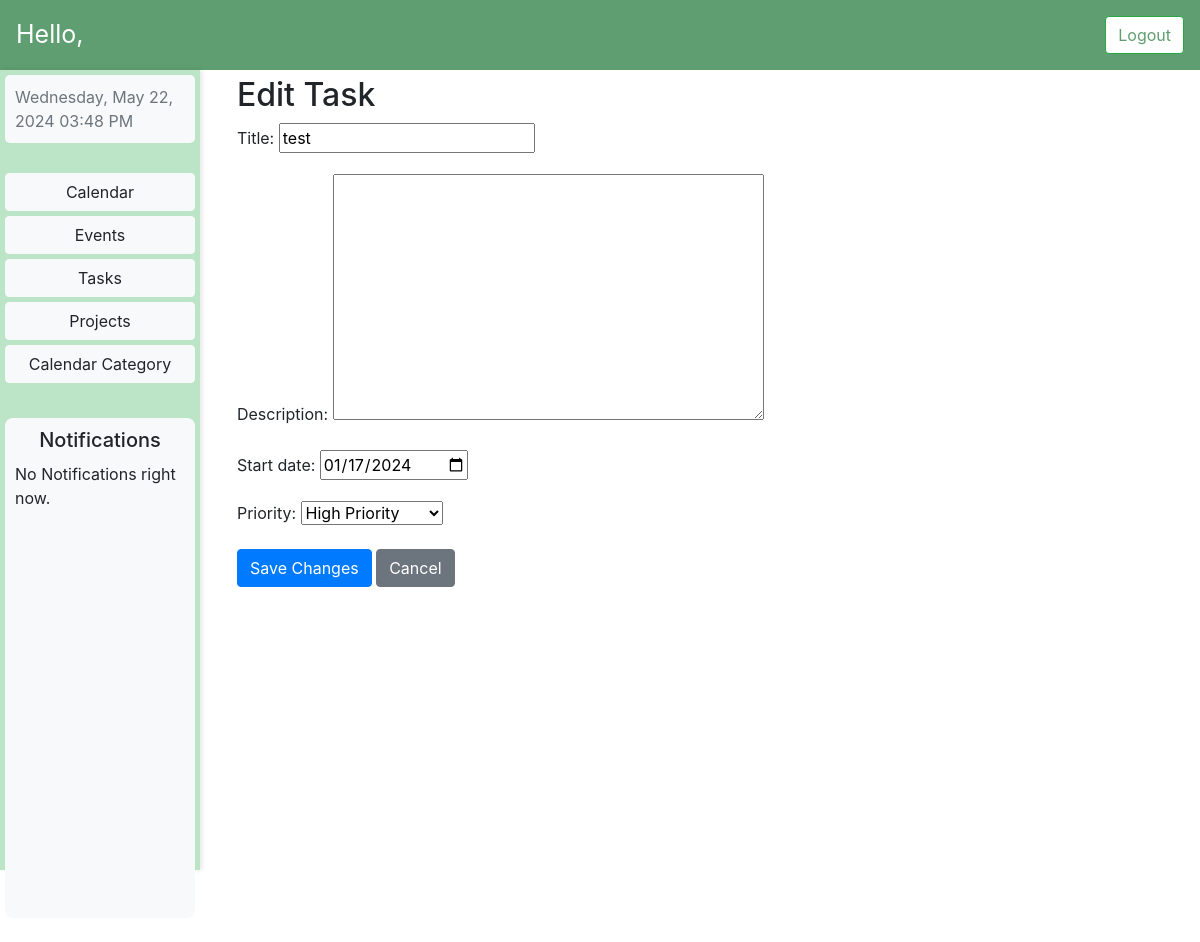
/edit_task/2/, run on the app's committed database.
### MyCalendar/models.py (models this page shows)
class Task(models.Model):
    HIGH_PRIORITY = 1
    MEDIUM_PRIORITY = 2
    LOW_PRIORITY = 3
    PRIORITY_CHOICES = [
        (HIGH_PRIORITY, 'High Priority'),
        (MEDIUM_PRIORITY, 'Medium Priority'),
        (LOW_PRIORITY, 'Low Priority'),
    ]
    user = models.ForeignKey(User, on_delete=models.CASCADE)
    title = models.CharField(max_length=200)
    description = models.TextField(blank=True)
    start_date = models.DateField()
    priority = models.IntegerField(choices=PRIORITY_CHOICES)
    completed = models.BooleanField(default=False)

### MyCalendar/views.py (the view)
# urls.py: path('edit_task/<int:pk>/', EditTaskView.as_view(), name='edit_task'),
class EditTaskView(UpdateView):
    model = Task
    form_class = TaskForm
    template_name = 'edit_task.html'
    success_url = reverse_lazy('task_list')

### MyCalendar/forms.py
class TaskForm(forms.ModelForm):
    start_date = forms.DateField(widget=forms.widgets.DateInput(attrs={'type': 'date'}))
    class Meta:
        model = Task
        fields = ['title', 'description', 'start_date', 'priority']

### MyCalendar/context_processors.py (called while the page is built, shortened)
def global_notifications(request):
    notifications = []
    system_localtime = time.localtime()
    system_datetime = datetime.fromtimestamp(time.mktime(system_localtime))
    current_datetime_naive = system_datetime
    return {'global_notifications': notifications}

### templates/edit_task.html (shortened to what this page needs)
{% extends 'dashboard.html' %}
{% load static %}
{% block styles %}
    <link rel="stylesheet" type="text/css" href="{% static 'css/dashboard.css' %}">
{% endblock %}
{% block dynamic_content %}
      <div class="col-md-9">
            <div class="calendar-section">
                <h2>Edit Task</h2>
                <form method="post" enctype="multipart/form-data">
                  {{ form.as_p }}
                  <button type="submit" class="btn btn-primary">Save Changes</button>
                  <a href="{% url 'task_list' %}" class="btn btn-secondary">Cancel</a>
                </form>
            </div>
        </div>
{% endblock %}

### static/css/dashboard.css (style rules this page uses)
html { width: 100%; height: 100%; margin: 0; padding: 0; }
body { margin: 0; padding: 0; height: 100%; overflow: hidden; }
.calendar-section { width: 100%; height: 100%; padding: 1%; }

### data on the page
Task: title "test", start_date "01/17/2024", priority "High Priority"
